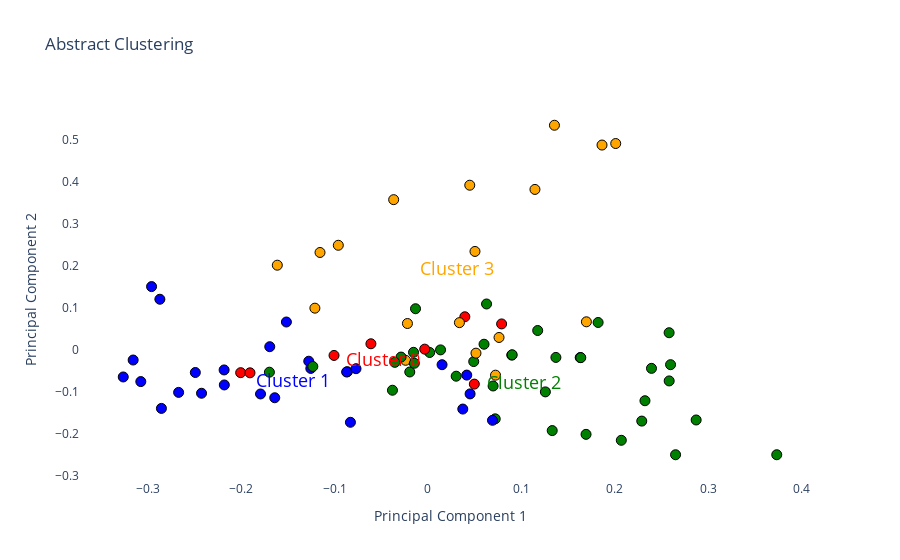

Notebook source saved alongside this figure:
### Code cell
import plotly.graph_objects as go

# Define custom colors for each cluster label
cluster_colors = ['red', 'blue', 'green', 'orange', 'orange']

# Define cluster names (you can customize this based on your requirement)
cluster_names = ['Cluster 0', 'Cluster 1', 'Cluster 2', 'Cluster 3']

fig = go.Figure()

# Add scatter plot for data points
fig.add_trace(go.Scatter(
    x=X_pca[:, 0],
    y=X_pca[:, 1],
    mode='markers',
    marker=dict(
        color=[cluster_colors[label] for label in cluster_labels],
        size=10,  # Adjust the marker size here
        line=dict(width=1, color='Black')
    ),
    hovertemplate='<b>Title:</b> %{text}',
    text=df['title'],
    showlegend=False  # Hide the legend for data points
))

# Add text annotations for cluster names
for i, name in enumerate(cluster_names):
    cluster_x = X_pca[cluster_labels == i, 0].mean()  # Calculate mean x position for the cluster
    cluster_y = X_pca[cluster_labels == i, 1].mean()  # Calculate mean y position for the cluster
    fig.add_trace(go.Scatter(
        x=[cluster_x],
        y=[cluster_y],
        mode='text',
        text=[name],
        showlegend=False,
        textposition='bottom center',
        textfont=dict(size=18, color=cluster_colors[i])  # Set the text font size to 18 (you can adjust this value)
    ))

# Set plot title and axis labels
fig.update_layout(
    title='Abstract Clustering',
    xaxis_title='Principal Component 1',
    yaxis_title='Principal Component 2',
    plot_bgcolor='white'  # Set the background color to white
)

plot(fig,
     image_filename='abstracts_cluster_bert_plot_1', 
     image='png', 
     image_width=1000, 
     image_height=600
)

# Show the plot
fig.show()

### Figure 1 — Plotly figure (JSON) as saved in the notebook; plotly's stock layout.template omitted (floating-point values rounded to 4 significant figures)
{"data": [{"hovertemplate": "<b>Title:</b> %{text}", "marker": {"color": ["blue", "orange", "blue", "orange", "blue", "orange", "red", "green", "blue", "blue", "green", "green", "blue", "green", "orange", "blue", "green", "green", "green", "green", "blue", "orange", "green", "green", "red", "blue", "green", "red", "red", "blue", "green", "blue", "orange", "blue", "green", "red", "red", "blue", "blue", "blue", "orange", "green", "green", "blue", "orange", "green", "green", "green", "orange", "green", "blue", "green", "blue", "orange", "blue", "green", "green", "red", "green", "red", "blue", "blue", "green", "blue", "green", "orange", "green", "orange", "orange", "green", "blue", "green", "green", "green", "blue", "green", "blue", "blue", "orange", "green", "orange", "green", "green", "orange", "orange", "orange", "green", "blue", "green"], "line": {"color": "Black", "width": 1}, "size": 10}, "mode": "markers", "showlegend": false, "text": ["A Deep Learning Approach to Refine the Identification of High-Quality Clinical Research Articles From the Biomedical Literature: Protocol for Algorithm Development and Validation", "Text mining-based word representations for biomedical data analysis and protein-protein interaction networks in machine learning tasks", "Using the contextual language model BERT for multi-criteria classification of scientific articles", "Integrating heterogeneous knowledge graphs into drug-drug interaction extraction from the literature", "srBERT: automatic article classification model for systematic review using BERT", "STonKGs: a sophisticated transformer trained on biomedical text and knowledge graphs", "Concept recognition as a machine translation problem", "Improving reference prioritisation with PICO recognition", "LitCovid in 2022: an information resource for the COVID-19 literature", "LitCovid: an open database of COVID-19 literature", "A general approach for improving deep learning-based medical relation extraction using a pre-trained model and fine-tuning", "Biomedical named entity recognition using deep neural networks with contextual information", "The Classification of Short Scientific Texts Using Pretrained BERT Model", "Discovering Thematically Coherent Biomedical Documents Using Contextualized Bidirectional Encoder Representations from Transformers-Based Clustering", "IMSE: interaction information attention and molecular structure based drug drug interaction extraction", "Large-scale protein-protein post-translational modification extraction with distant supervision and confidence calibrated BioBERT", "Bioformer: an efficient transformer language model for biomedical text mining", "Unsupervised Event Graph Representation and Similarity Learning on Biomedical Literature", "Parallel sequence tagging for concept recognition", "Extraction of knowledge graph of Covid-19 through mining of unstructured biomedical corpora", "Limitations of Transformers on Clinical Text Classification", "An automated approach to identify scientific publications reporting pharmacokinetic parameters", "Extracting Concepts for Precision Oncology from the Biomedical Literature", "MarkerGenie: an NLP-enabled text-mining system for biomedical entity relation extraction", "Leveraging Contextual Information in Extracting Long Distance Relations from Clinical Notes", "Development and validation of a machine-learning algorithm to predict the relevance of scientific articles within the field of teratology", "Exploring the effects of drug, disease, and protein dependencies on biomedical named entity recognition: A comparative analysis", "A practical approach towards causality mining in clinical text using active transfer learning", "Pharmacovigilance with Transformers: A Framework to Detect Adverse Drug Reactions Using BERT Fine-Tuned with FARM", "The New Version of the ANDDigest Tool with Improved AI-Based Short Names Recognition", "BERT-based Ranking for Biomedical Entity Normalization", "Classifying literature mentions of biological pathogens as experimentally studied using natural language processing", "Drug-Drug Interaction Extraction from Biomedical Text using Relation BioBERT with BLSTM", "BertMCN: Mapping colloquial phrases to standard medical concepts using BERT and highway network", "Dependency parsing of biomedical text with BERT", "EvidenceMap: a three-level knowledge representation for medical evidence computation and comprehension", "A neuro-symbolic method for understanding free-text medical evidence", "Emati: a recommender system for biomedical literature based on supervised learning", "Bat4RCT: A suite of benchmark data and baseline methods for text classification of randomized controlled trials", "Ensemble of deep learning language models to support the creation of living systematic reviews for the COVID-19 literature: a retrospective study", "Thesaurus-based word embeddings for automated biomedical literature classification", "BERT-GT: Cross-sentence n-ary relation extraction with BERT and graph transformer", "BioBERT: a pre-trained biomedical language representation model for biomedical text mining", "BertSRC: transformer-based semantic relation classification", "Drug knowledge discovery via multi-task learning and pre-trained models", "pubmedKB: an interactive web server for exploring biomedical entity relations in the biomedical literature", "Distinguished representation of identical mentions in bio-entity coreference resolution", "A BERT-based ensemble learning approach for the BioCreative VII challenges: full-text chemical identification and multi-label classification in PubMed articles", "Neural Multi-Task Learning for Adverse Drug Reaction Extraction", "Extracting chemical-induced disease relation by integrating a hierarchical concentrative attention and a hybrid graph-based neural network", "PhenoTagger: A Hybrid Method for Phenotype Concept Recognition using Human Phenotype Ontology", "BioGPT: generative pre-trained transformer for biomedical text generation and mining", "Identification of Semantically Similar Sentences in Clinical Notes: Iterative Intermediate Training Using Multi-Task Learning", "LiSA: an assisted literature search pipeline for detecting serious adverse drug events with deep learning", "Towards Automated Screening of Literature on Artificial Intelligence in Nursing", "Summarization of biomedical articles using domain-specific word embeddings and graph ranking", "Deep contextualized embeddings for quantifying the informative content in biomedical text summarization", "Automatic data extraction to support meta-analysis statistical analysis: a case study on breast cancer", "Benchmarking for biomedical natural language processing tasks with a domain specific ALBERT", "Understanding Clinical Trial Reports: Extracting Medical Entities and Their Relations", "Bio-AnswerFinder: a system to find answers to questions from biomedical texts", "A real-world evaluation of the implementation of NLP technology in abstract screening of a systematic review", "Deep semi-supervised learning ensemble framework for classifying co-mentions of human proteins and phenotypes", "Natural language processing was effective in assisting rapid title and abstract screening when updating systematic reviews", "Multi-class classification of COVID-19 documents using machine learning algorithms", "Discovering novel drug-supplement interactions using SuppKG generated from the biomedical literature", "Extraction of causal relations based on SBEL and BERT model", "Relation extraction from DailyMed structured product labels by optimally combining crowd, experts and machines", "Predicting drug characteristics using biomedical text embedding", "Investigation of improving the pre-training and fine-tuning of BERT model for biomedical relation extraction", "Application of BERT to Enable Gene Classification Based on Clinical Evidence", "Chemical-protein interaction extraction via Gaussian probability distribution and external biomedical knowledge", "Biomedical named entity recognition using BERT in the machine reading comprehension framework", "Attention guided capsule networks for chemical-protein interaction extraction", "Automating Quality Assessment of Medical Evidence in Systematic Reviews: Model Development and Validation Study", "De-identification of Clinical Text via Bi-LSTM-CRF with Neural Language Models", "Improvement of intervention information detection for automated clinical literature screening during systematic review", "Clinical study type classification, validation, and PubMed filter comparison with natural language processing and active learning", "Improving broad-coverage medical entity linking with semantic type prediction and large-scale datasets", "Risk of bias assessment in preclinical literature using natural language processing", "Machine learning approach to identify adverse events in scientific biomedical literature", "Mining a stroke knowledge graph from literature", "MetaboListem and TABoLiSTM: Two Deep Learning Algorithms for Metabolite Named Entity Recognition", "TP-DDI: Transformer-based pipeline for the extraction of Drug-Drug Interactions", "A deep-learning system bridging molecule structure and biomedical text with comprehension comparable to human professionals", "Drug repurposing for COVID-19 via knowledge graph completion", "Biomedical named entity recognition with the combined feature attention and fully-shared multi-task learning", "A hybrid algorithm for clinical decision support in precision medicine based on machine learning", "BioByGANS: biomedical named entity recognition by fusing contextual and syntactic features through graph attention network in node classification framework"], "type": "scatter", "x": [-0.2424, 0.07612, -0.218, 0.1146, -0.08297, 0.07235, 0.04967, -0.1697, -0.287, -0.2959, 0.2324, 0.137, -0.1792, 0.1693, 0.1864, -0.1693, 0.07203, 0.08975, 0.001888, 0.06276, 0.03732, -0.121, -0.03797, 0.04902, 0.07888, -0.2182, 0.2582, -0.003437, 0.03951, -0.1515, 0.2651, -0.1276, 0.04479, 0.06912, 0.06977, -0.2005, -0.1005, -0.1254, -0.08625, -0.249, -0.02393, 0.2394, 0.3735, 0.163, 0.1697, -0.01543, 0.0135, -0.01945, 0.05038, 0.06006, 0.04157, 0.2289, 0.04514, -0.1155, -0.3074, 0.1257, 0.207, -0.1905, 0.1331, -0.06105, 0.01512, -0.3262, -0.02879, -0.2853, -0.03544, -0.02194, 0.09019, -0.03669, 0.1355, 0.2872, -0.08704, 0.1822, 0.1636, 0.1175, -0.3156, 0.03025, -0.164, -0.2669, 0.05143, -0.1232, -0.1613, -0.01329, -0.01456, 0.201, 0.03371, -0.09596, 0.2583, -0.077, 0.2598], "y": [-0.1042, 0.02868, -0.08444, 0.3814, -0.1735, -0.06117, -0.08246, -0.05405, 0.1197, 0.1498, -0.1221, -0.01887, -0.106, -0.2022, 0.4872, 0.006672, -0.1652, -0.01339, -0.007103, 0.1085, -0.1419, 0.09847, -0.09707, -0.02874, 0.06095, -0.04871, 0.03999, 0.0008609, 0.07794, 0.0655, -0.2508, -0.02793, 0.3915, -0.1687, -0.08689, -0.0552, -0.01412, -0.04513, -0.05295, -0.0548, -0.02572, -0.04493, -0.2508, -0.01921, 0.06599, -0.00675, -0.0009276, -0.05355, 0.2337, 0.0126, -0.06099, -0.1706, -0.1058, 0.2312, -0.07647, -0.101, -0.2164, -0.05558, -0.1932, 0.01365, -0.03621, -0.06544, -0.01806, -0.1403, -0.03061, 0.06197, -0.0126, 0.3571, 0.5343, -0.1679, -0.0536, 0.06436, -0.01942, 0.04523, -0.0251, -0.06361, -0.115, -0.1022, -0.008717, -0.0405, 0.2009, 0.09713, -0.03286, 0.4908, 0.064, 0.2483, -0.07486, -0.0457, -0.03617]}, {"mode": "text", "showlegend": false, "text": ["Cluster 0"], "textfont": {"color": "red", "size": 18}, "textposition": "bottom center", "type": "scatter", "x": [-0.0485], "y": [-0.006745]}, {"mode": "text", "showlegend": false, "text": ["Cluster 1"], "textfont": {"color": "blue", "size": 18}, "textposition": "bottom center", "type": "scatter", "x": [-0.1441], "y": [-0.05602]}, {"mode": "text", "showlegend": false, "text": ["Cluster 2"], "textfont": {"color": "green", "size": 18}, "textposition": "bottom center", "type": "scatter", "x": [0.1033], "y": [-0.06148]}, {"mode": "text", "showlegend": false, "text": ["Cluster 3"], "textfont": {"color": "orange", "size": 18}, "textposition": "bottom center", "type": "scatter", "x": [0.03109], "y": [0.21]}], "layout": {"autosize": true, "dragmode": "pan", "plot_bgcolor": "white", "title": {"text": "Abstract Clustering"}, "xaxis": {"autorange": true, "range": [-0.368, 0.4152], "title": {"text": "Principal Component 1"}, "type": "linear"}, "yaxis": {"autorange": true, "range": [-0.3309, 0.6144], "title": {"text": "Principal Component 2"}, "type": "linear"}}}
